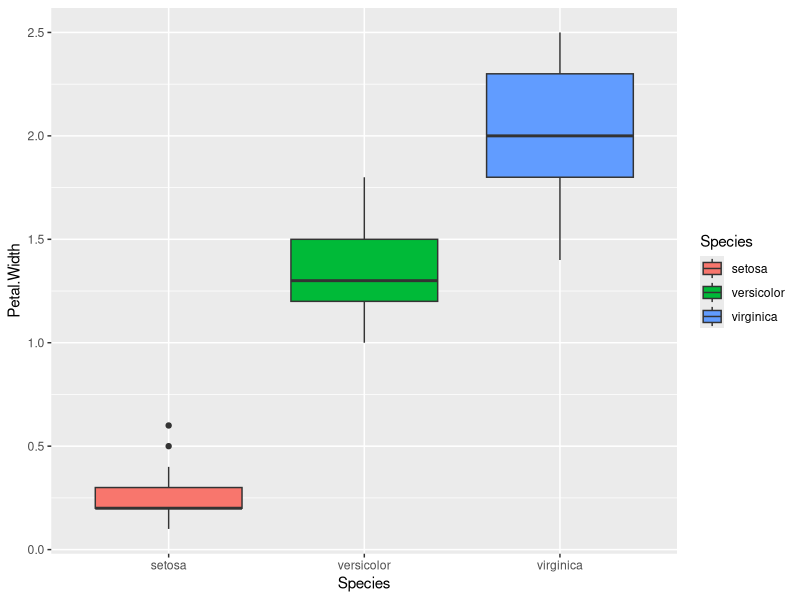
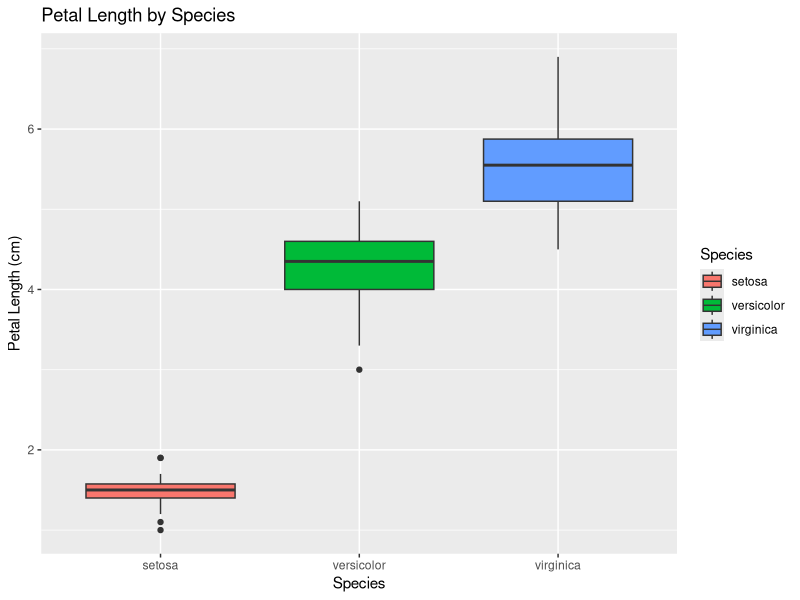
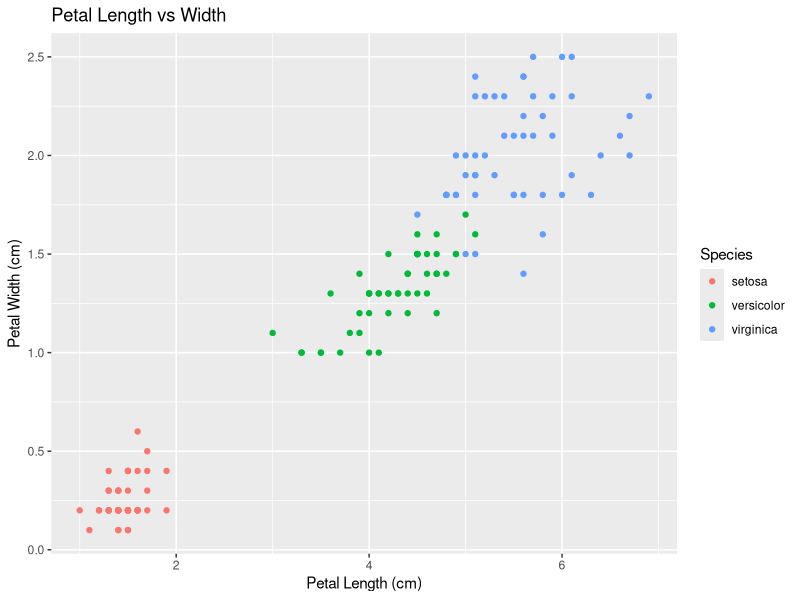

Write R code to recreate these figures, in order.
#鸢尾花实例
data(iris)  # 加载数据集
head(iris)  # 查看前6行数据
summary(iris)  # R中查看统计摘要
#可视化
#箱线图：比较不同品种的花瓣宽度分布
library(ggplot2)
ggplot(iris, aes(x=Species, y=Petal.Width, fill=Species)) + 
  geom_boxplot()
#回归分析
#预测花瓣长度与其他特征的关系
model <- lm(Petal.Length ~ Sepal.Length + Sepal.Width, data=iris)
summary(model)

#筛选数据 filter
library(dplyr)
long_petals <- iris %>% 
  filter(Petal.Length > 5)  # 筛选花瓣长度>5cm的样本
print(long_petals)  # 输出：仅包含Versicolor和Virginica品种的样本（Setosa花瓣长度均<2cm）

#选择列 select
petal_data <- iris %>% 
  select(Species, Petal.Length, Petal.Width)
head(petal_data)  # 仅保留物种和花瓣相关列

#分组统计 group_by + summarise
species_summary <- iris %>% 
  group_by(Species) %>% 
  summarise(
    mean_petal_length = mean(Petal.Length),
    sd_petal_length = sd(Petal.Length)
  )
print(species_summary)  # 计算各品种花瓣长度的均值与标准差

#数据排序 arrange  
sorted_iris <- iris %>% 
  arrange(desc(Petal.Width))  # 降序排列
head(sorted_iris)  # 按花瓣宽度降序排序

# 查看Petal.Width的最大值及对应行
iris[which.max(iris$Petal.Width), ]

#箱线图（按物种分组）
library(ggplot2)
iris %>% 
  ggplot(aes(x = Species, y = Petal.Length, fill = Species)) +
  geom_boxplot() +
  labs(title = "Petal Length by Species", x = "Species", y = "Petal Length (cm)")
#Virginica的花瓣长度中位数最高，Setosa最低

#散点图（花瓣长度 vs 花瓣宽度）
iris %>% 
  ggplot(aes(x = Petal.Length, y = Petal.Width, color = Species)) +
  geom_point() +
  labs(title = "Petal Length vs Width", x = "Petal Length (cm)", y = "Petal Width (cm)")
#不同物种在花瓣尺寸上形成明显聚类

#完整演示
# 1. 数据导入与预处理
data(iris)
clean_iris <- iris %>% 
  filter(!is.na(Petal.Length))  # 删除缺失值（本数据集无缺失，仅为示例）

# 2. 按物种分组统计
stats <- clean_iris %>% 
  group_by(Species) %>% 
  summarise(
    Count = n(),
    Avg_Sepal_Length = mean(Sepal.Length),
    Max_Petal_Width = max(Petal.Width)
  )

# 3. 筛选并排序
virginica_data <- clean_iris %>% 
  filter(Species == "virginica") %>% 
  arrange(desc(Sepal.Width))

# 4. 导出结果
write.csv(stats, "iris_summary.csv", row.names = FALSE)